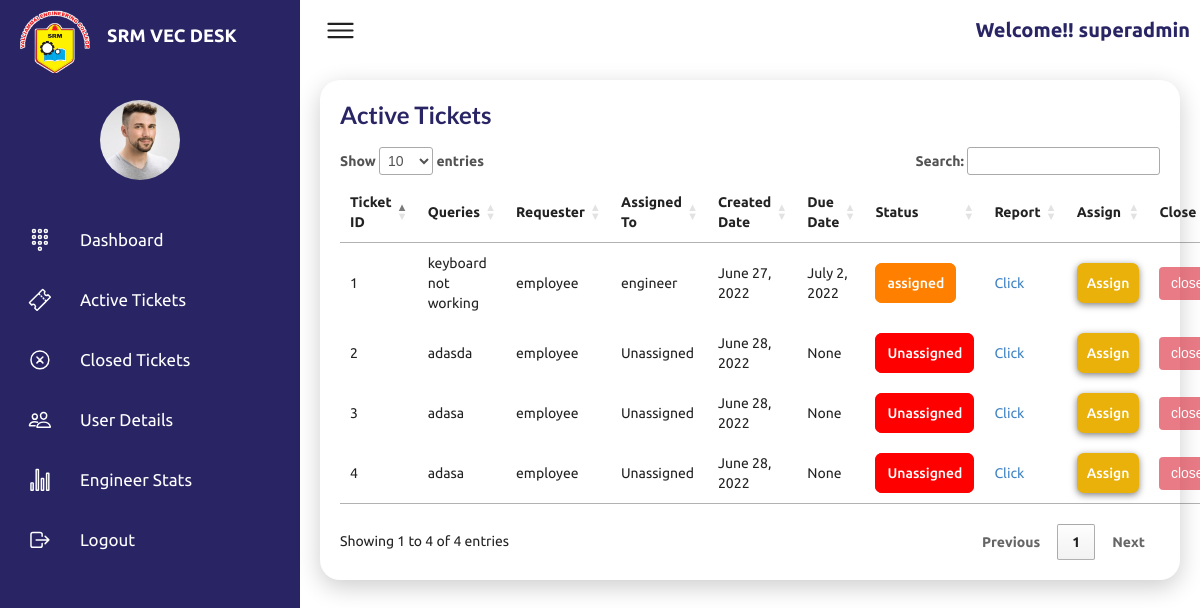
Screenshot of /admintable/ (signed in) with the database file from the repository.
### tickets/models.py (models this page shows, shortened)
class User(AbstractUser):
    userId = models.CharField(max_length=300)
    email = models.EmailField(max_length=5000, unique=True)
    mobNo = models.CharField(max_length=13)
    address = models.TextField(max_length=2000)
    designation = models.CharField(max_length=200)
    date_joined = models.DateTimeField(auto_now_add=True)
    last_login = models.DateTimeField(null=True)
    is_superadmin=models.BooleanField('is superadmin', default=False)
    is_admin=models.BooleanField('is admin', default=False)
    is_engineer=models.BooleanField('is engineer', default=False)
    is_employee=models.BooleanField('is employee', default=False)

class Tickets(models.Model):
    Id=models.IntegerField(primary_key=True)
    username=models.CharField(max_length=100, blank=True, null=True)
    category=models.CharField(max_length=100, blank=True, null=True)
    location=models.CharField(max_length=100, blank=True, null=True)
    subfactory=models.CharField(max_length=100, blank=True, null=True)
    item=models.CharField(max_length=100, blank=True, null=True)
    queries=models.CharField(max_length=1000, blank=True, null=True)
    Description=models.TextField(max_length=1000, blank=True, null=True)
    mobileNo=models.CharField(max_length=13, blank=True, null=True)
    mail=models.CharField(max_length=1000, blank=True, null=True)
    engmobileNo=models.CharField(max_length=13, blank=True, null=True)
    engmail=models.CharField(max_length=1000, blank=True, null=True)
    priority=models.CharField(max_length=50, blank=True, null=True)
    status=models.CharField(max_length=50,blank=True, null=True)
    assigned=models.CharField(max_length=100,blank=True, null=True)
    assigned_date = models.DateField(blank=True, null=True)
    due_date=models.DateField(blank=True, null=True)
    uploadFile=models.FileField(blank=True, null=True)
    admindesc=models.CharField(max_length=10000,blank=True, null=True)
    issueReport=models.CharField(max_length=10000,blank=True, null=True)
    problemDesc=models.CharField(max_length=10000,blank=True, null=True)
    causeProb=models.CharField(max_length=10000,blank=True, null=True)
    solGiven=models.CharField(max_length=10000,blank=True, null=True)
    notes=models.CharField(max_length=10000,blank=True, null=True)

### tickets/views.py (the view)
# urls.py: path('admintable/', views.admintable, name='admintable'),
@login_required(login_url='login')
def admintable(request):
    if request.user.is_authenticated:
        if request.user.is_authenticated:
            tickets=Tickets.objects.all()
            tickets_count=tickets.count()
            closedticket=Tickets.objects.filter(status = 'closed')
            closedtickets=closedticket.count()
            assignedticket=Tickets.objects.filter(status ='assigned')
            assignedtickets=assignedticket.count()
            todoticket=Tickets.objects.filter(status ='To Do')
            todotickets=todoticket.count()
            onticket=Tickets.objects.filter(status ='On Progress')
            ontickets=onticket.count()
            testticket=Tickets.objects.filter(status ='Testing')
            testtickets=testticket.count()
            compticket=Tickets.objects.filter(status ='Completed')
            comptickets=compticket.count()
            activetickets=comptickets+testtickets+ontickets+todotickets+assignedtickets
            paginator=Paginator(tickets,5)
            page_number=request.GET.get('page')
            tickets_pager=paginator.get_page(page_number)
        return render(request, 'admin/admin.html',{
            "tickets":tickets,
        "tickets_count":tickets_count,
        "closedtickets":closedtickets,
        "assignedtickets":assignedtickets,
        "todotickets":todotickets,
        "ontickets": ontickets,
        "testtickets":testtickets,
        "comptickets":comptickets,
        "activetickets":activetickets,
        })
    else:
        return render(request, 'login/login.html', {})

### templates/admin/admin.html (shortened to what this page needs)
{% load static %}
<!DOCTYPE html>
<html lang="en">
<head>
    <link rel="stylesheet" href="https://cdn.jsdelivr.net/npm/bootstrap@4.0.0/dist/css/bootstrap.min.css">
     <link rel="stylesheet" href="https://cdnjs.cloudflare.com/ajax/libs/font-awesome/4.7.0/css/font-awesome.min.css">
     <link rel="stylesheet" type='text/css' href="https://cdnjs.cloudflare.com/ajax/libs/semantic-ui/2.2.14/semantic.min.css">
     <link href="https://unpkg.com/aos@2.3.1/dist/aos.css" rel="stylesheet">
     <link rel="stylesheet" href="https://cdnjs.cloudflare.com/ajax/libs/Chart.js/2.8.0/Chart.min.css" />
<link href="{% static 'css/style.css' %}" rel="stylesheet">
<link href="{% static 'css/active-ticket.css' %}" rel="stylesheet">
    </head>
<body>
  <div class="desk-container">
    <div class="desk-navigation">
        <div class="logo-section">
            <span class="logo-icon">
                <img src="{% static 'img/SRMVEClogo.png' %}" alt="">
            </span>
            <span class="logo-title">SRM VEC DESK</span>
        </div>
        <ul>
            <a data-toggle="modal" data-target="#userModal"><li>
                <div class="user">
                    <img src="{% static 'imgs/customer01.jpg' %}" alt="">
                </div>
            </li>
            </a>
            <li>
                <a href="{% url 'admin' %}" >
                    <span class="icon">
                        <ion-icon name="keypad-outline"></ion-icon>
                    </span>
                    <span class="title">Dashboard</span>
                </a>
            </li>
            <li>
                <a href="{% url 'admintable' %}">
                    <span class="icon">
                        <ion-icon name="ticket-outline"></ion-icon>
                    </span>
                    <span class="title">Active Tickets</span>
                </a>
            </li>
            <li>
                <a href="{% url 'adminclosed' %}">
                    <span class="icon">
                        <ion-icon name="close-circle-outline"></ion-icon>
                    </span>
                    <span class="title">Closed Tickets</span>
                </a>
            </li>
            <li>
                <a href="{% url 'user_detail' %}">
                    <span class="icon">
                        <ion-icon name="people-outline"></ion-icon>
                    </span>
                    <span class="title">User Details</span>
                </a>
            </li>
            <li>
                <a href="{% url 'stats' %}">
                    <span class="icon">
                        <ion-icon name="stats-chart-outline"></ion-icon>
                    </span>
                    <span class="title">Engineer Stats</span>
                </a>
            </li>
            <li>
              <a href="#" data-toggle="modal" data-target="#logoutModal">
                  <span class="icon">
                      <ion-icon name="log-out-outline"></ion-icon>
                  </span>
                  <span class="title">Logout</span>
              </a>
          </li>
        </ul>
    </div>
    <div class="main">
        <div class="topbar">
            <div class="toggle">
                <ion-icon name="menu-outline"></ion-icon>
            </div>
            <div class="userName">
                <p>Welcome!! {{ user.username }}</p>
            </div>
        </div>
  <div class="active-details">
      <div class="recentOrders">
          <div class="cardHeader">
              <h2>Active Tickets</h2>
          </div>
          <table id="activeTable">
              <thead>
                  <tr>
                      <td>Ticket ID</td>
                      <td>Queries</td>
                      <td>Requester</td>
                      <td>Assigned To</td>
                      <td>Created Date</td>
                      <td>Due Date</td>
                      <td>Status</td>
                      <td>Report</td>
                      <td>Assign</td>
                      <td>Close</td>
                  </tr>
              </thead>
              <tbody>
                {% for statuse in tickets %}
                {% if statuse.status != "closed" %}
                  <tr>
                    <td scope="row"> {{ statuse.Id }} </td>
                    <td> {{ statuse.queries }} </td>
                    <td> {{ statuse.username }} </td>
                    <td> {{ statuse.assigned }} </td>
                    <td> {{ statuse.assigned_date }} </td>
                    <td> {{ statuse.due_date }} </td>
                    {% if statuse.status == 'assigned' %}
                    <td><span style="padding: 10px;
                        border: 2px solid #ff8000;
                        background-color: #ff8000;
                        color: white;
                        border-radius: 4px;
                        font-size: 14px;
                        font-weight: 500;
                        border-radius: .50rem;">{{ statuse.status }}</span>
                    </td>
                    {% endif %}
                    {% if statuse.status == 'Unassigned' %}
                    <td><span style="padding: 10px;
                        border: 2px solid red;
                        background-color: red;
                        color: white;
                        border-radius: 4px;
                        font-size: 14px;
                        font-weight: 500;
                        border-radius: .50rem;">{{ statuse.status }}</span>
                    </td>
                    {% endif %}
                    <td> <a  href="{% url 'adminreport' statuse.Id %}" >Click</a> </td>
                    <td> <a  href="{% url 'assign_ticket' statuse.Id %}" type="button" class="assign" style="color:white;">Assign</a> </td>
                    {% if statuse.status != "Completed" %}
                    <td><button disabled class="btn btn-danger">close</button> </td>
                    {% endif %}
                  </tr>
                  {% endif %}
      {% endfor %}
              </tbody>
          </table>
      </div>
</div>
</div>
</div>
    <link rel="stylesheet" href="https://cdn.datatables.net/1.10.19/css/jquery.dataTables.min.css">
</body>
</html>

### static/css/style.css (style rules this page uses)
* { font-family: "Ubuntu", sans-serif; margin: 0; padding: 0; box-sizing: border-box; }
:root { --blue: #292565; --blue1:#149ddd; --white: #fff; --gray: #f5f5f5; --black1: #222; --black2: #999; }
body { min-height: 100vh; overflow-x: hidden; }
.desk-container { position: relative; width: 100%; }
.desk-navigation { position: fixed; width: 300px; height: 100%; background: var(--blue); border-left: 10px solid var(--blue); transition: 0.5s; overflow: hidden; }
.desk-navigation ul { position: absolute; top: 0; left: 0; width: 100%; }
.desk-navigation ul li { position: relative; width: 100%; list-style: none; border-top-left-radius: 30px; border-bottom-left-radius: 30px; }
.desk-navigation ul li:nth-child(1) { margin-top: 100px; margin-bottom: 30px; pointer-events: none; }
.desk-navigation ul li a,button { position: relative; display: block; width: 100%; display: flex; text-decoration: none; color: var(--white); }
.desk-navigation ul li a .icon { position: relative; display: block; min-width: 60px; height: 60px; line-height: 75px; text-align: center; }
.desk-navigation ul li a .icon ion-icon { font-size: 1.70rem; }
.desk-navigation .logo-icon img { width: 80%; margin: 10px; align-items: flex-start; }
.desk-navigation ul li a .title { position: relative; display: block; padding: 0 10px; height: 60px; line-height: 60px; text-align: start; float: left; white-space: nowrap; font-size: 17px; margin-left: 0; }
.logo-section { display: grid; justify-content: left; grid-template-columns: 30% 70%; }
.logo-section .logo-title { margin-top: 25px; color: white; font-size: 18px; font-weight: 700; margin-left: 10px; }
.main { position: absolute; width: calc(100% - 300px); left: 300px; min-height: 100vh; background: var(--white); transition: 0.5s; }
.topbar { width: 100%; height: 60px; display: flex; justify-content: space-between; align-items: center; padding: 0 10px; }
.toggle { position: relative; width: 60px; height: 60px; display: flex; justify-content: center; align-items: center; font-size: 2.5rem; cursor: pointer; }
.user { position: relative; width: 80px; height: 80px; border-radius: 50%; overflow: hidden; cursor: pointer; margin-top: 90px; margin-left: 90px; }
.userName { color: var(--blue); font-size: 20px; font-weight: 900; }
.user img { display: block; position: absolute; top: 0; left: 0; width: 100%; height: 100%; }
.cardHeader h2 { font-weight: 600; color: var(--blue); }

### static/css/active-ticket.css (style rules this page uses)
* { font-family: "Ubuntu", sans-serif; margin: 0; padding: 0; box-sizing: border-box; }
:root { --blue: #292565; --blue1:#149ddd; --white: #fff; --gray: #f5f5f5; --black1: #222; --black2: #999; }
.active-details { position: relative; width: 100%; padding: 20px; display: grid; grid-template-columns: 100%; grid-gap: 30px; }
.active-details .recentOrders { position: relative; height: 100%; background: var(--white); padding: 20px; box-shadow: 0 7px 25px rgba(0, 0, 0, 0.2); border-radius: 20px; transition: .5s ease; }
.desk-navigation .logo-icon img { width: 80%; margin: 10px; align-items: flex-start; }
.assign { background-color: #e9b10a!important; outline: none!important; border: none!important; padding: 10px!important; border-radius: .50rem!important; font-size: 14px!important; font-weight: 500!important; cursor: pointer!important; box-shadow: 0px 2px 7px rgba(0, 0, 0, 0.5)!important; }
.active-details .cardHeader { display: flex; justify-content: space-between; align-items: flex-start; }
.cardHeader h2 { font-weight: 600; color: var(--blue); }
.active-details table { width: 100%; border-collapse: collapse; margin-top: 10px; }
.active-details table thead td { font-weight: 600; }
.active-details .recentOrders table tr { color: var(--black1); border-bottom: 1px solid rgba(0, 0, 0, 0.1); }
.active-details .recentOrders table tbody td { margin-left: 2px; }
.active-details .recentOrders table tr:last-child { border-bottom: none; }
.active-details .recentOrders table tr td { padding: 10px; text-align: left; }

### rows the page displays
User: username "superadmin"
Tickets: Id "1", queries "keyboard not working", username "employee", assigned "engineer", assigned_date "June 27, 2022", due_date "July 2, 2022", status "assigned", shows "close"
Tickets: Id "2", queries "adasda", username "employee", assigned "Unassigned", assigned_date "June 28, 2022", due_date "None", status "Unassigned", shows "close"
Tickets: Id "3", queries "adasa", username "employee", assigned "Unassigned", assigned_date "June 28, 2022", due_date "None", status "Unassigned", shows "close"
Tickets: Id "4", queries "adasa", username "employee", assigned "Unassigned", assigned_date "June 28, 2022", due_date "None", status "Unassigned", shows "close"
